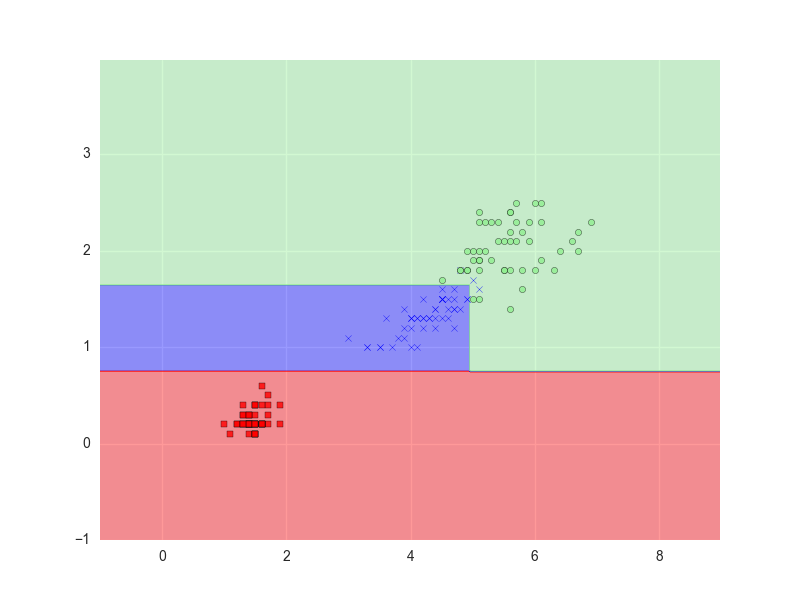

The Python source for this figure:
#!/usr/bin/env python
# -*- coding: utf-8 -*-
# @Time    : 2018/3/6 13:05
# @Author  : MiaFeng
# @Site    : 
# @File    : decisionTree.py
# @Software: PyCharm
__author__ = 'MiaFeng'

from sklearn.cross_validation import train_test_split
from sklearn.tree import DecisionTreeClassifier
from util.plot_util import plot_decision_regions
from util.path_util import currentPath
import numpy as np
import matplotlib.pyplot as plt
import seaborn as sns

def loadData():
    from sklearn import datasets
    iris = datasets.load_iris()
    X = iris.data[:, [2, 3]]
    y = iris.target

    return X, y


def decision_tree():
    X, y = loadData()
    X_train, X_test, y_train, y_test = train_test_split(X, y, test_size=0.3, random_state=0)
    tree = DecisionTreeClassifier(criterion='entropy', max_depth=3, random_state=0)
    tree.fit(X_train, y_train)
    x_combined = np.vstack((X_train, X_test))
    y_combined = np.hstack((y_train, y_test))

    basepath = currentPath() + '/'

    plot_decision_regions(x_combined, y_combined, classifier=tree, basepath=basepath, fileName='decisionTree.png')

    # export decision image
    from sklearn.tree import export_graphviz
    export_graphviz(tree, out_file='tree.dot', feature_names=['petal length', 'petal width'])

    # you can change it to .png file by
    # >>> dot -Tpng tree.dot -o tree.png in your terminal
    # Attention: I have installed dot and set the environment of my system, thus I can use dot in my terminal directly

if __name__=='__main__':
    sns.set()
    decision_tree()
